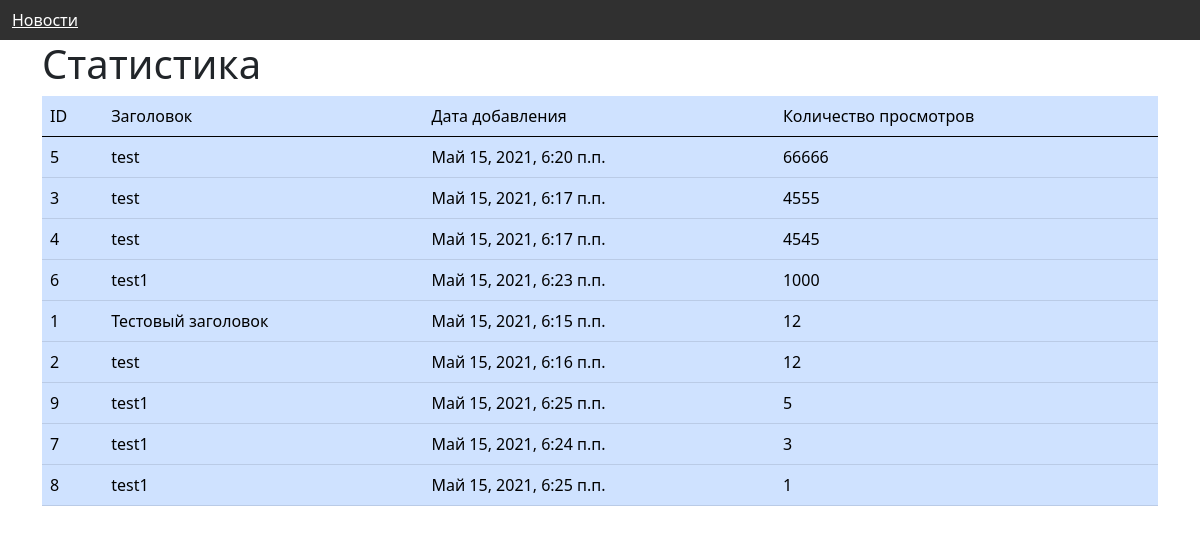
Page /stats/ on the earlier database version.
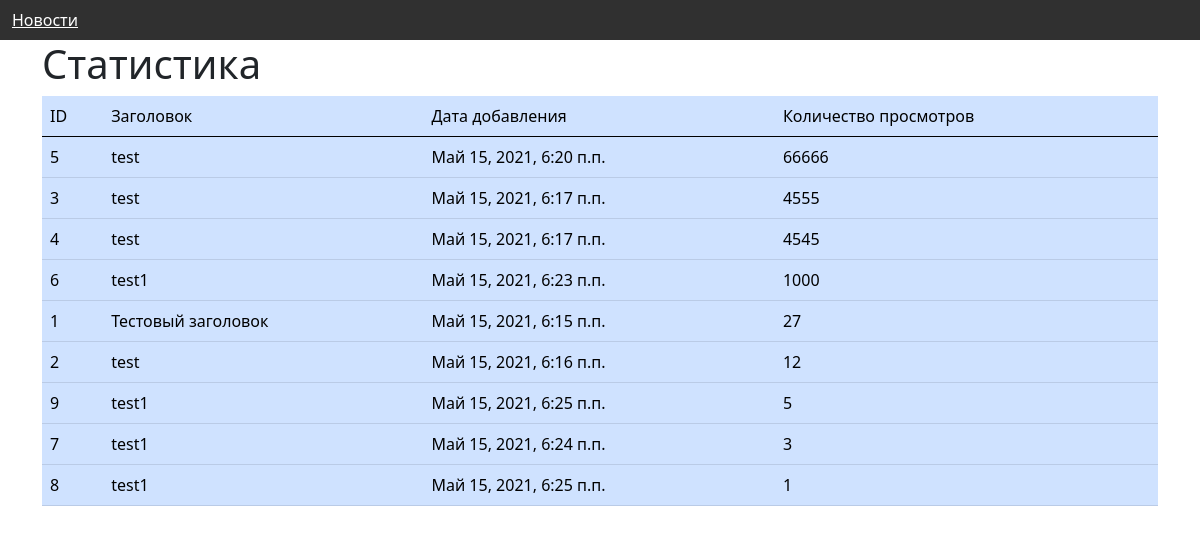
Same page on the later database version.
### newsproj/models.py (models this page shows, shortened)
class News(models.Model):
    id = models.AutoField(primary_key=True)
    title = models.CharField(max_length=200)
    text = models.TextField()
    created_date = models.DateTimeField(default=timezone.now)
    tags = models.TextField()
    views = models.IntegerField(default=0)

### newsproj/views.py (the view)
# urls.py: path('stats/', views.stats)
def stats(request):
    news = News.objects.all()
    news = list(sorted(news, key=lambda a: a.views, reverse=True))
    return render(request, 'stats.html', {"news": news})

### newsproj/templates/stats.html
{% extends "base.html" %}
{% block content %}
<div>
    <h1>Статистика</h1>
    <table class="table table-primary">
        <thead>
        <td>ID</td>
        <td>Заголовок</td>
        <td>Дата добавления</td>
        <td>Количество просмотров</td>
        </thead>
        <tbody>
        {% for i in news %}
        <tr>
            <td>{{ i.id }}</td>
            <td>{{ i.title }}</td>
            <td>{{ i.created_date }}</td>
            <td>{{ i.views }}</td>
        </tr>
        {% endfor %}
        </tbody>
    </table>
</div>
{% endblock %}

### newsproj/templates/base.html (shortened to what this page needs)
<!DOCTYPE html>
<html lang="en">
<head>
    <link href="https://cdn.jsdelivr.net/npm/bootstrap@5.0.0-beta3/dist/css/bootstrap.min.css" rel="stylesheet"
>
</head>
<body>
<header>
    <div class="navbar navbar-fixed-top" style="background-color: #303030; color: #e0e0e0">
        <div class="container-fluid">
            <div class="navbar-header"><a href="/main" class="navbar-header" style="color: white">Новости</a></div>
        </div>
    </div>
</header>
<div class="container">
    {% block content %} {% endblock %}
</div>
</body>
</html>

Differences in the rows shown:
changed News "Тестовый заголовок": views "12" → "27"
